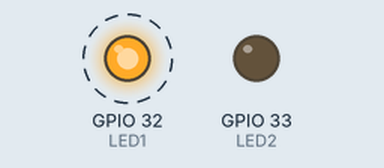
Recording of a sketch running on a simulated ESP32. Parts: output pins drawn as LEDs (lit = HIGH). Dashed ring = blinking.

Above: at 0.05 s.
At 5.45 s:
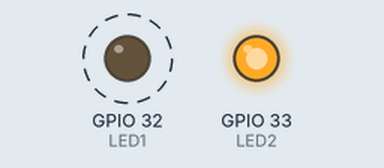
Timing chart, 0 to 5.8 s (numbered marks = the images above):
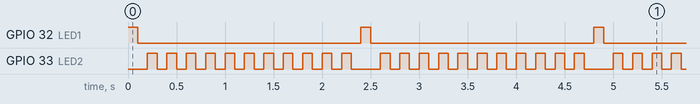

The sketch:

sketch_jul08c.ino
```cpp
#define LED1 32
#define LED2 33
void setup() {
  Serial.begin(9600);
  pinMode(LED1, OUTPUT);
  pinMode(LED2, OUTPUT);
}


void loop() {
  for(int i=0;i<=10 ; i++) {
  digitalWrite(LED1,HIGH);
  delay(100);
  digitalWrite(LED1,LOW);
  delay(100);
  for(int i=0;i<=10 ; i++) {
  digitalWrite(LED2,HIGH);
  delay(100);
  digitalWrite(LED2,LOW);
  delay(100);

  }
  }
}
```

Measured:
- by itself, GPIO 32 (LED1): alternates HIGH for 0.10 s and LOW for 2.3 s
- by itself, GPIO 33 (LED2): repeats every 2.4 s: HIGH 0.10 s, LOW 0.30 s, 10 × (HIGH 0.10 s, LOW 0.10 s)
- by itself, everything shown: repeats every 5.4 s, in 18 steps
